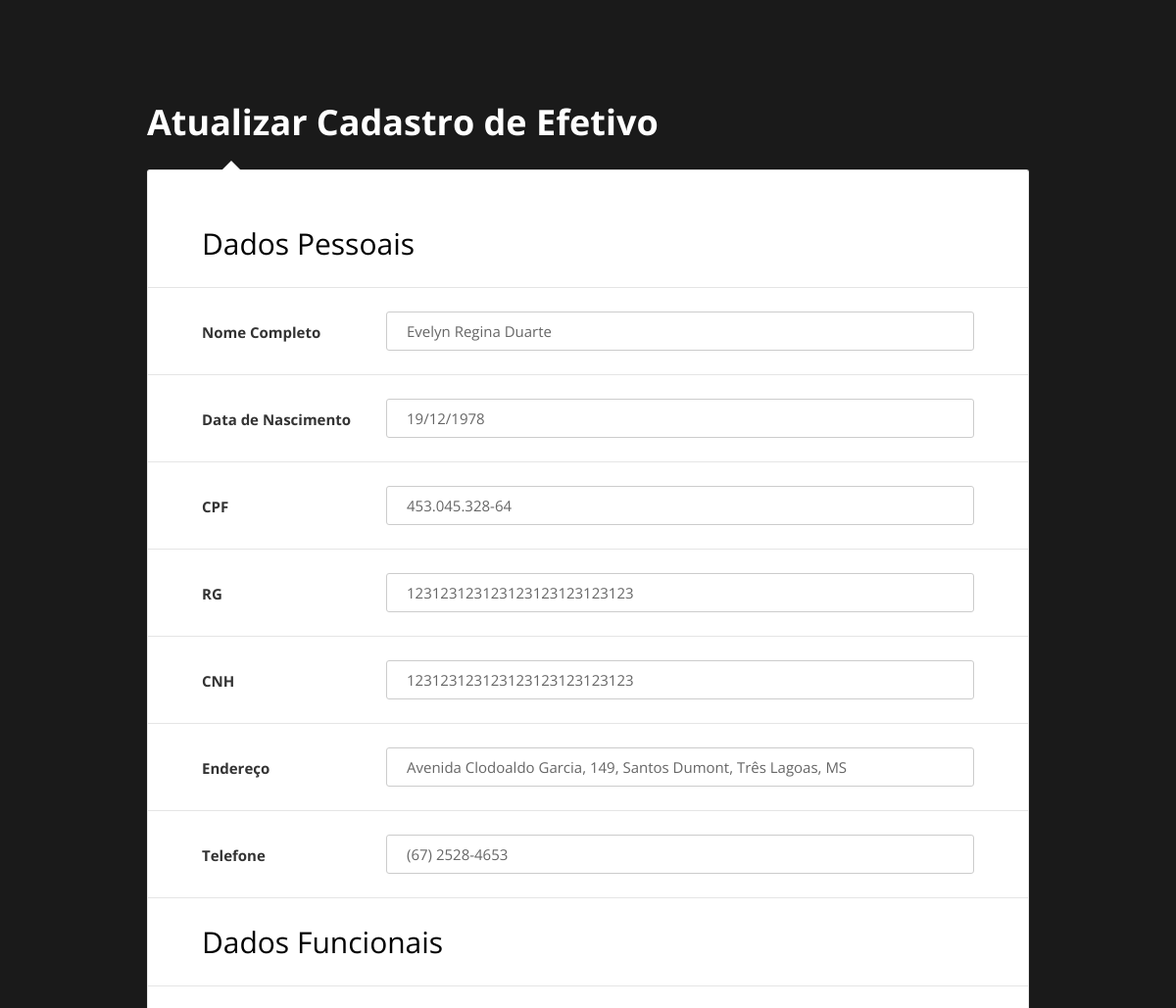
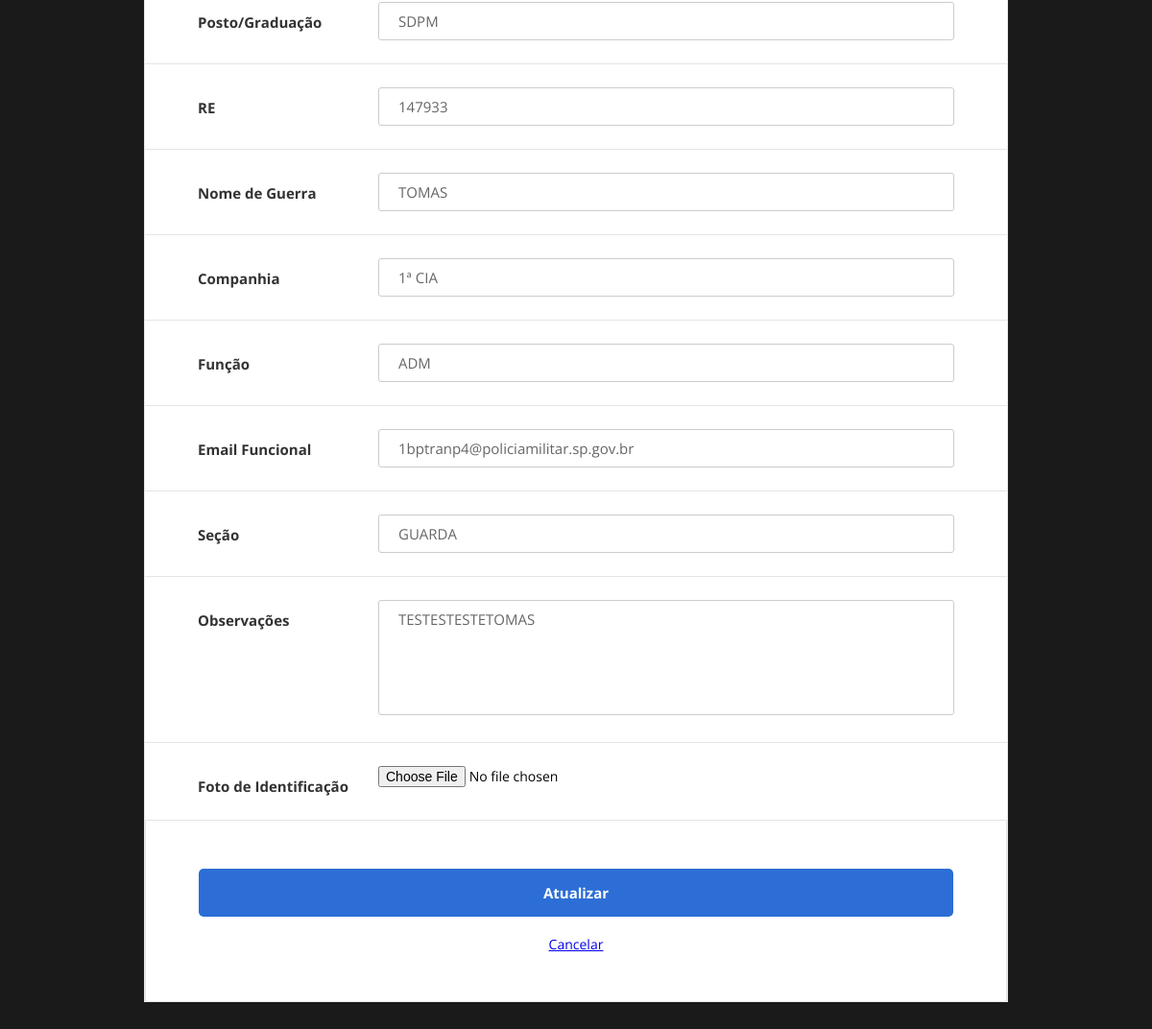
/editar.php?id=147933 (signed in), run on the app's committed database (2 pictures, top to bottom).
### tables this page shows
CREATE TABLE `tb_efetivo` (
  `RE` char(6) NOT NULL,
  `P_G` varchar(255) NOT NULL,
  `QRA` varchar(255) NOT NULL,
  `CIA` varchar(255) NOT NULL,
  `FUNCAO` varchar(255) NOT NULL,
  `ENDERECO` varchar(255) NOT NULL,
  `TELEFONE` varchar(255) NOT NULL,
  `NOME_COMPLETO` varchar(255) NOT NULL,
  `EMAIL_FUNCIONAL` varchar(255) NOT NULL,
  `DATA_NASCIMENTO` varchar(255) NOT NULL,
  `FOTO` varchar(255) NOT NULL,
  `CPF` varchar(255) NOT NULL,
  `RG` varchar(255) NOT NULL,
  `CNH` varchar(255) NOT NULL,
  `OBS` varchar(255) NOT NULL,
  `SECAO` varchar(255) NOT NULL
);

### editar.php (the view, shortened to what this page needs)
<?php
include_once('conexao.php');
$id = $_GET['id'];
 ?>
<!DOCTYPE html>
<html lang="pt-br">
<head>
    <link href="css/main.css" rel="stylesheet" media="all">
</head>
<body>
    <div class="page-wrapper bg-dark p-t-100 p-b-50">
        <div class="wrapper wrapper--w900">
            <div class="card card-6">
                <div class="card-heading">
                    <h2 class="title">Atualizar Cadastro de Efetivo</h2>
                </div>
                <div class="card-body">
				<?php
				$rs = $conn->prepare("SELECT * FROM tb_efetivo WHERE re=$id");;
		if($rs->execute()){
				if($rs->rowCount() > 0){
					while($row = $rs->fetch(PDO::FETCH_OBJ)){
					?>
                    <form method="POST" action="update_efetivo_img.php" enctype="multipart/form-data">
                        <div class="form-row">
                            <div class=""><h2>Dados Pessoais</h2></div>
                        </div>
						<div class="form-row">
                            <div class="name">Nome Completo</div>
                            <div class="value">
                                <input class="input--style-6" type="text" name="nome_completo" value="<?php echo $row->NOME_COMPLETO; ?>">
                            </div>
                        </div>
						<div class="form-row">
                            <div class="name">Data de Nascimento</div>
                            <div class="value">
                                <input class="input--style-6" type="text" name="dt_nasc" value="<?php echo $row->DATA_NASCIMENTO; ?>">
                            </div>
                        </div>
						<div class="form-row">
                            <div class="name">CPF</div>
                            <div class="value">
                                <input class="input--style-6" type="text" name="cpf" value="<?php echo $row->CPF; ?>">
                            </div>
                        </div>
						<div class="form-row">
                            <div class="name">RG</div>
                            <div class="value">
                                <input class="input--style-6" type="text" name="rg" value="<?php echo $row->RG; ?>">
                            </div>
                        </div>
						<div class="form-row">
                            <div class="name">CNH</div>
                            <div class="value">
                                <input class="input--style-6" type="text" name="cnh" value="<?php echo $row->CNH; ?>">
                            </div>
                        </div>
						<div class="form-row">
                            <div class="name">Endereço</div>
                            <div class="value">
                                <input class="input--style-6" type="text" name="endereco" value="<?php echo $row->ENDERECO; ?>">
                            </div>
                        </div>
						<div class="form-row">
                            <div class="name">Telefone</div>
                            <div class="value">
                                <input class="input--style-6" type="text" name="telefone" value="<?php echo $row->TELEFONE; ?>">
                            </div>
                        </div>
						<div class="form-row">
                            <div class=""><h2>Dados Funcionais</h2></div>
                        </div>
						<div class="form-row">
                            <div class="name">Posto/Graduação</div>
                            <div class="value">
                                <input class="input--style-6" type="text" name="pg" value="<?php echo $row->P_G; ?>">
                            </div>
                        </div>
						<div class="form-row">
                            <div class="name">RE</div>
                            <div class="value">
                                <input class="input--style-6" type="text" name="re" value="<?php echo $row->RE; ?>">
                            </div>
                        </div>
						<div class="form-row">
                            <div class="name">Nome de Guerra</div>
                            <div class="value">
                                <input class="input--style-6" type="text" name="ng" value="<?php echo $row->QRA; ?>">
                            </div>
                        </div>
						<div class="form-row">
                            <div class="name">Companhia</div>
                            <div class="value">
                                <input class="input--style-6" type="text" name="cia" value="<?php echo $row->CIA; ?>">
                            </div>
                        </div>
						<div class="form-row">
                            <div class="name">Função</div>
                            <div class="value">
                                <input class="input--style-6" type="text" name="funcao" value="<?php echo $row->FUNCAO; ?>">
                            </div>
                        </div>
                        <div class="form-row">
                            <div class="name">Email Funcional</div>
                            <div class="value">
                                <div class="input-group">
                                    <input class="input--style-6" type="email" name="email" placeholder="example@policiamilitar.sp.gov.br" value="<?php echo $row->EMAIL_FUNCIONAL; ?>">
                                </div>
                            </div>
                        </div>
						<div class="form-row">
                            <div class="name">Seção</div>
                            <div class="value">
                                <div class="input-group">
                                    <input class="input--style-6" type="text" name="secao" value="<?php echo $row->SECAO; ?>">
                                </div>
                            </div>
                        </div>
                        <div class="form-row">
                            <div class="name">Observações</div>
                            <div class="value">
                                <div class="input-group">
                                    <textarea class="textarea--style-6" name="obs" placeholder="Digite as observações"><?php echo $row->OBS; ?></textarea>
                                </div>
                            </div>
                        </div>
                        <div class="form-row">
                            <div class="name">Foto de Identificação</div>
                            <div class="value">
                                <div class="input-group js-input-file">
									<input type="file" name="foto" value="">
                                </div>
                            </div>
                        </div>
		<?php }}} ?>
						<div class="card-footer" align="center">
                    <input class="btn btn--radius-2 btn--blue-2" type="submit" name="grava" Value="Atualizar"></br></br>
					<a href="tela_efetivo.php">Cancelar</a>
                </div>
                    </form>
                </div>
            </div>
        </div>
    </div>
</body>
</html>

### css/main.css (style rules this page uses)
.form-row { display: -webkit-box; display: -webkit-flex; display: -moz-box; display: -ms-flexbox; display: flex; -webkit-flex-wrap: wrap; -ms-flex-wrap: wrap; flex-wrap: wrap; -webkit-box-align: start; -webkit-align-items: flex-start; -moz-box-align: start; -ms-flex-align: start; align-items: flex-start; padding: 24px 55px; border-bottom: 1px solid #e5e5e5; }
.form-row .name { width: 188px; color: #333; font-size: 15px; font-weight: 700; margin-top: 11px; }
.form-row .value { width: -webkit-calc(100% - 188px); width: -moz-calc(100% - 188px); width: calc(100% - 188px); }
html { -webkit-box-sizing: border-box; -moz-box-sizing: border-box; box-sizing: border-box; }
* { padding: 0; margin: 0; }
*, *:before, *:after { -webkit-box-sizing: inherit; -moz-box-sizing: inherit; box-sizing: inherit; }
body, h1, h2, h3, h4, h5, h6, blockquote, p, pre, dl, dd, ol, ul, figure, hr, fieldset, legend { margin: 0; padding: 0; }
.page-wrapper { min-height: 100vh; }
body { font-family: "Open Sans", "Arial", "Helvetica Neue", sans-serif; font-weight: 400; font-size: 14px; }
h1, h2, h3, h4, h5, h6 { font-weight: 400; }
h2 { font-size: 30px; }
.bg-dark { background: #1a1a1a; }
.p-t-100 { padding-top: 100px; }
.p-b-50 { padding-bottom: 50px; }
.wrapper { margin: 0 auto; }
.wrapper--w900 { max-width: 900px; }
.btn { display: inline-block; line-height: 50px; padding: 0 30px; -webkit-transition: all 0.4s ease; -o-transition: all 0.4s ease; -moz-transition: all 0.4s ease; transition: all 0.4s ease; cursor: pointer; font-size: 15px; text-transform: capitalize; font-weight: 700; color: #fff; font-family: inherit; }
.btn--radius-2 { -webkit-border-radius: 5px; -moz-border-radius: 5px; border-radius: 5px; }
.btn--blue-2 { background: #2c6ed5; }
input, textarea { outline: none; margin: 0; border: none; -webkit-box-shadow: none; -moz-box-shadow: none; box-shadow: none; width: 100%; font-size: 14px; font-family: inherit; }
textarea { resize: none; }
.input-group { position: relative; margin: 0; }
.input--style-6, .textarea--style-6 { background: transparent; line-height: 38px; border: 1px solid #cccccc; -webkit-border-radius: 3px; -moz-border-radius: 3px; border-radius: 3px; color: #666; font-size: 15px; -webkit-transition: all 0.4s ease; -o-transition: all 0.4s ease; -moz-transition: all 0.4s ease; transition: all 0.4s ease; padding: 0 20px; }
.textarea--style-6 { line-height: 1.2; min-height: 120px; padding: 10px 20px; }
.title { font-size: 36px; font-weight: 700; text-align: left; color: #fff; margin-bottom: 24px; }
.card { -webkit-border-radius: 3px; -moz-border-radius: 3px; border-radius: 3px; background: #fff; }
.card-6 { background: transparent; }
.card-6 .card-heading { background: transparent; }
.card-6 .card-body { background: #fff; position: relative; border: 1px solid #e5e5e5; border-bottom: none; padding: 30px 0; padding-bottom: 0; -webkit-border-top-left-radius: 3px; -moz-border-radius-topleft: 3px; border-top-left-radius: 3px; -webkit-border-top-right-radius: 3px; -moz-border-radius-topright: 3px; border-top-right-radius: 3px; }
.card-6 .card-body:before { bottom: 100%; left: 75px; border: solid transparent; content: ""; height: 0; width: 0; position: absolute; pointer-events: none; border-color: rgba(255, 255, 255, 0); border-bottom-color: #fff; border-width: 10px; }
.card-6 .card-footer { background: #fff; border: 1px solid #e5e5e5; border-top: none; -webkit-border-bottom-left-radius: 3px; -moz-border-radius-bottomleft: 3px; border-bottom-left-radius: 3px; -webkit-border-bottom-right-radius: 3px; -moz-border-radius-bottomright: 3px; border-bottom-right-radius: 3px; padding: 50px 55px; }

### data on the page
tb_efetivo: nome_completo "Evelyn Regina Duarte", dt_nasc "19/12/1978", cpf "453.045.328-64", rg "123123123123123123123123123", cnh "123123123123123123123123123", endereco "Avenida Clodoaldo Garcia, 149, Santos Dumont, Três Lagoas, MS", telefone "(67) 2528-4653", pg "SDPM", re "147933", ng "TOMAS", cia "1ª CIA", funcao "ADM", email "1bptranp4@policiamilitar.sp.gov.br", secao "GUARDA", obs "TESTESTESTETOMAS"
